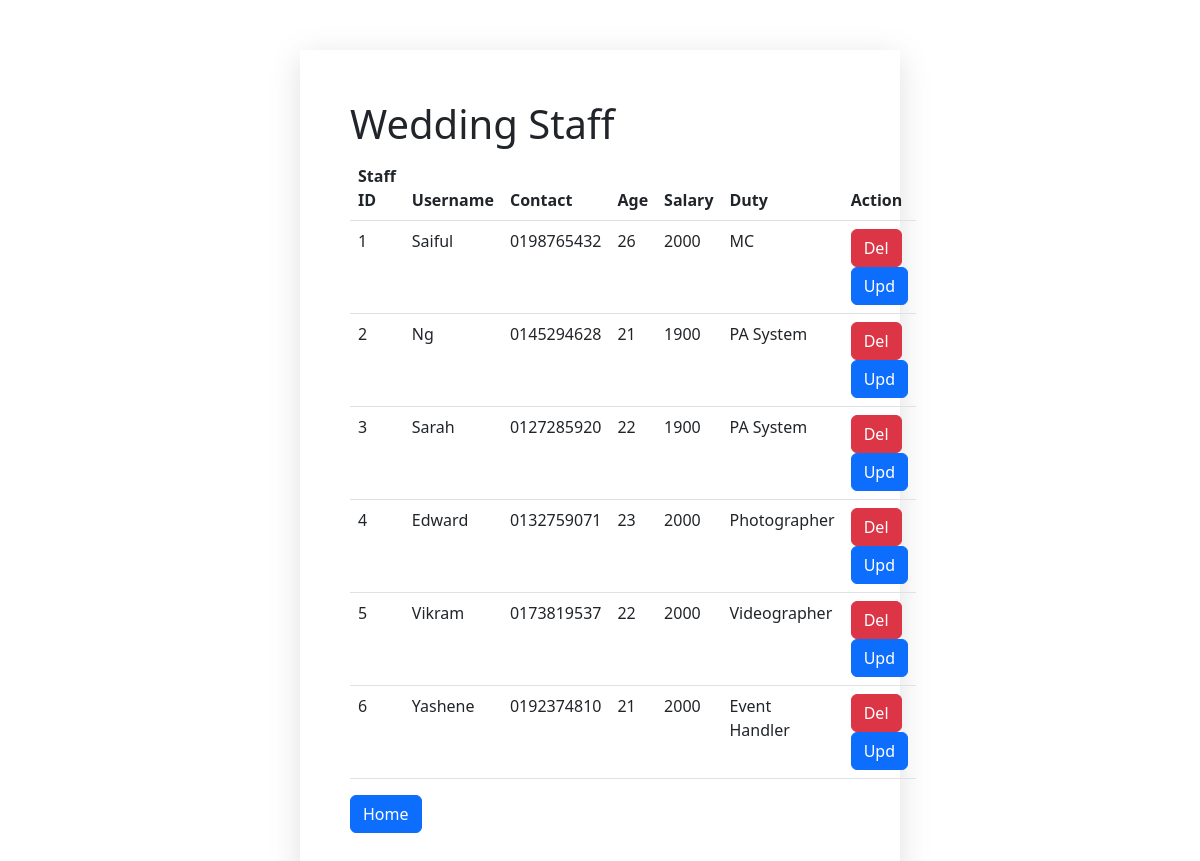
/wedding_staff.php (signed in), run on the app's committed database.
### tables this page shows
CREATE TABLE `wed_staff` (
  `staff_id` int(11) NOT NULL,
  `username` varchar(255) NOT NULL,
  `contact` varchar(255) NOT NULL,
  `age` int(11) NOT NULL,
  `salary` char(64) NOT NULL,
  `duty` varchar(255) NOT NULL,
  `salary_plain` varchar(255) DEFAULT NULL
);

### wedding_staff.php (the view, shortened to what this page needs)
<?php
require_once "database.php";
$query = "SELECT * FROM wed_staff";
$result = mysqli_query($conn, $query);
?>
<!DOCTYPE html>
<html lang="en">
<head>
    <link rel="stylesheet" href="https://cdn.jsdelivr.net/npm/bootstrap@5.2.2/dist/css/bootstrap.min.css">
    <link rel="stylesheet" href="style.css">
</head>
<body>
    <div class="container">
        <h1>Wedding Staff</h1>
        <table class="table">
        <thead>
                <tr>
                    <th>Staff ID</th>
                    <th>Username</th>
                    <th>Contact</th>
                    <th>Age</th>
                    <th>Salary</th>
                    <th>Duty</th>
                    <?php if ($_SESSION["role"] === "Admin") : ?>
                        <th>Action</th>
                    <?php endif; ?>
                </tr>
            </thead>
            <tbody>
                <?php while ($row = mysqli_fetch_assoc($result)) : ?>
                    <tr>
                        <td><?= $row['staff_id']; ?></td>
                        <td><?= $row['username']; ?></td>
                        <td><?= $row['contact']; ?></td>
                        <td><?= $row['age']; ?></td>
                        <td>
                            <?php
                            if ($_SESSION["role"] === "Admin") {
                                echo $row['salary_plain'];
                            } else {
                                echo $row['salary'];
                            }
                            ?>
                        </td>
                        <td><?= $row['duty']; ?></td>
                        <?php if ($_SESSION["role"] === "Admin") : ?>
                            <td>
                                <a href="delete_staff.php?id=<?= $row['staff_id']; ?>" class="btn btn-danger">Del</a>
                                <a href="update_staff.php?id=<?= $row['staff_id']; ?>&table=wed_staff" class="btn btn-primary">Upd</a>
                            </td>
                        <?php endif; ?>
                    </tr>
                <?php endwhile; ?>
            </tbody>
        </table>
        <a href="index.php" class="btn btn-primary">Home</a>
    </div>
</body>
</html>

### data on the page
wed_staff: staff_id "1", username "Saiful", contact "0198765432", age "26", salary_plain "2000", duty "MC"
wed_staff: staff_id "2", username "Ng", contact "0145294628", age "21", salary_plain "1900", duty "PA System"
wed_staff: staff_id "3", username "Sarah", contact "0127285920", age "22", salary_plain "1900", duty "PA System"
wed_staff: staff_id "4", username "Edward", contact "0132759071", age "23", salary_plain "2000", duty "Photographer"
wed_staff: staff_id "5", username "Vikram", contact "0173819537", age "22", salary_plain "2000", duty "Videographer"
wed_staff: staff_id "6", username "Yashene", contact "0192374810", age "21", salary_plain "2000", duty "Event Handler"
